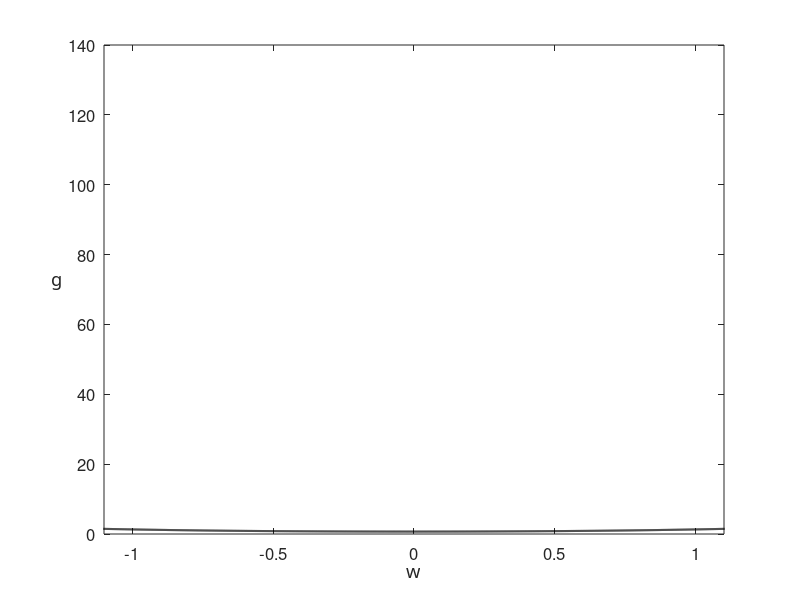

Source code (MATLAB): (Note: this script raises an error after producing the figure.)
function convex_grad_surrogate()
% convex_grad_surrogate.m is a toy wrapper to illustrate the path
% taken by gradient descent.  The steps are evaluated 
% at the objective, and then plotted.  For the first 5 iterations the
% linear surrogate used to transition from point to point is also plotted.
% The plotted points on the objective turn from green to red as the 
% algorithm converges (or reaches a maximum iteration count, preset to 50).
%
% The (convex) function here is
%
% f(w) = log(1 + exp(w^2))

%%% dials to play with %%%
alpha = .1;  % step length/learning rate (for gradient descent)

%%% create function to perform hessian descent on %%%
range = 1.1;    % symmetric range over which to plot the function
[a,b] = make_fun(range);
w0 = choose_starter(a,b,range);
disp(['You picked starting point x0 = ',num2str(w0)])

%%% perform gradient descent %%%
[in,out] = gradient_descent(alpha,w0);

%%% plot function with hessian descent objective evaluations %%%
plot_it_all(in,out,range)

%%%%%%%% subfunctions %%%%%%%%
% performs gradient descent
function [in,out] = gradient_descent(alpha,w)

    % initializations
    grad_stop = 10^-3;
    max_its = 50;
    iter = 1;
    grad = 1;
    in = [w];
    out = [log(1 + exp(w^2))];
    
    % main loop
    while abs(grad) > grad_stop && iter <= max_its
        % take gradient step
        grad = (2*exp(w^2)*w)/(exp(w^2) + 1);
        w = w - alpha*grad;

        % update containers
        in = [in w];
        out = [out log(1 + exp(w^2))];

        % update stopers
        iter = iter + 1;
    end
end

% evaluate the objective
function z = obj(y)
    z = log(1 + exp(y^2));
end 

% evaluate the gradient
function z = grad(y)
    z = (2*exp(y^2)*y)/(exp(y^2) + 1);
end 
     
% evaluate surrogate
function z = surrogate(y,x)
    z = obj(y) + grad(y)*(x - y);
end

% plot evaluation of descent steps 
function plot_steps(in,out)
    
    % colors for points
    s = (1/length(out):1/length(out):1)';
    colorspec = [s.^(1),flipud(s), zeros(length(out),1)];
    
    % plot initial point
    hold on
    plot(in(1),out(1),'o','Color',colorspec(1,:),'MarkerFaceColor',colorspec(1,:),'MarkerSize',6)
    text(in(1),out(1),num2str(0),'VerticalAlignment','bottom','HorizontalAlignment','right','FontSize',15)
    
    % plot first surrogate and point traveled to
    s_range = 0.5;
    s = in(2) - s_range:0.01:in(2) + s_range;
    t = surrogate(in(1),s);
    h = plot(s,t,'--','Color','m');
    hold on
    pause(2)
    r = plot(s(ceil(length(s)/2)),t(ceil(length(s)/2)),'o','Color','b','MarkerFaceColor','b','MarkerSize',6);

    
    for i = 1:length(out) - 1
            if i < 5
                pause(1.5)
                
                % plot point 
                hold on
                plot(in(i+1),out(i+1),'o','Color',colorspec(i,:),'MarkerFaceColor',colorspec(i,:),'MarkerSize',7)
               
                % plot iter number
                hold on
                text(in(i+1),out(i+1),num2str(i),'VerticalAlignment','bottom','HorizontalAlignment','right','FontSize',15)
                
                % plot surrogate
                if i < length(out) - 2
                    pause(0.5)
                    delete(h);
                    delete(r);
                    s_range = 0.5;
                    s = in(i+1) - s_range:0.001:in(i+1) + s_range;
                    t = surrogate(in(i+1),s);
                    hold on
                    pause(0.5)
                    h = plot(s,t,'--','Color','m');
                    hold on
                    [val,ind] = min(abs(s - in(i + 2)));
                    r = plot(s(ind),t(ind),'o','Color','b','MarkerFaceColor','b','MarkerSize',6);
                end         
            end
        if i == 5
            delete(h);
            delete(r);
        end
        if i > 5 && i < 15 % just plot point so things don't get too cluttered
            pause(0.3)
            
            % show connector on obj function
            hold on
            plot([in(i),in(i + 1)],[out(i),out(i + 1)],'--','Color','b')

            % plot point
            hold on
            plot(in(i+1),out(i+1),'o','Color',colorspec(i,:),'MarkerFaceColor',colorspec(i,:),'MarkerSize',7)
        end
        if i >= 15 % just plot point so things don't get too cluttered
            pause(0.1)
            
            % show connector on obj function
            hold on
            plot([in(i),in(i + 1)],[out(i),out(i + 1)],'--','Color','b')
            
            % plot point
            plot(in(i+1),out(i+1),'o','Color',colorspec(i,:),'MarkerFaceColor',colorspec(i,:),'MarkerSize',7)
        end 
        if i == length(out) - 1
            hold on
            text(in(i+1),out(i+1),num2str(i),'VerticalAlignment','bottom','HorizontalAlignment','right','FontSize',15)
        end
    end
end

% makes desired function over -range*10 to range*10
function [a,b] = make_fun(range)
    a = [-range*10:0.001:range*10];
    b = log(1 + exp(a.^2));
end

% plots everything
function plot_it_all(in,out,range)
    % plot function first
    plot(a,b,'k','LineWidth',1.5)

    % adjust window for best visualization,remove possible infinity values
    % obtained from too big of learning rate grad descent steps
    ind = isnan(in);
    in(ind) = [];
    out(ind) = [];
    ind = isinf(out);
    in(ind) = [];
    out(ind) = [];
    axis([min([-range,in]) max([range,in]) (min(out) - 0.1) (max(out) + 0.1)])
    box on
    xlabel('w','Fontsize',18,'FontName','cmmi9')
    ylabel('g  ','Fontsize',18,'FontName','cmmi9')
    set(get(gca,'YLabel'),'Rotation',0)
    set(gcf,'color','w');
    set(gca,'FontSize',12);

    % plot grad descent steps evaluated at the objective
    plot_steps(in,out)
end

% allows selection of initial point
function z = choose_starter(a,b,r)
    % make window for point picking
    plot(a,b,'k','LineWidth',1.5)
    axis([-r r log(2) log(1 + exp(1))])
    title('Pick starting point!')
    box on
    xlabel('x','Fontsize',18,'FontName','cmmi9')
    ylabel('f','Fontsize',18,'FontName','cmmi9')
    set(get(gca,'YLabel'),'Rotation',0)
    set(gcf,'color','w');
    set(gca,'FontSize',12);

    % pick a point
    [z,w]=ginput(1);
    close gcf
end
end
